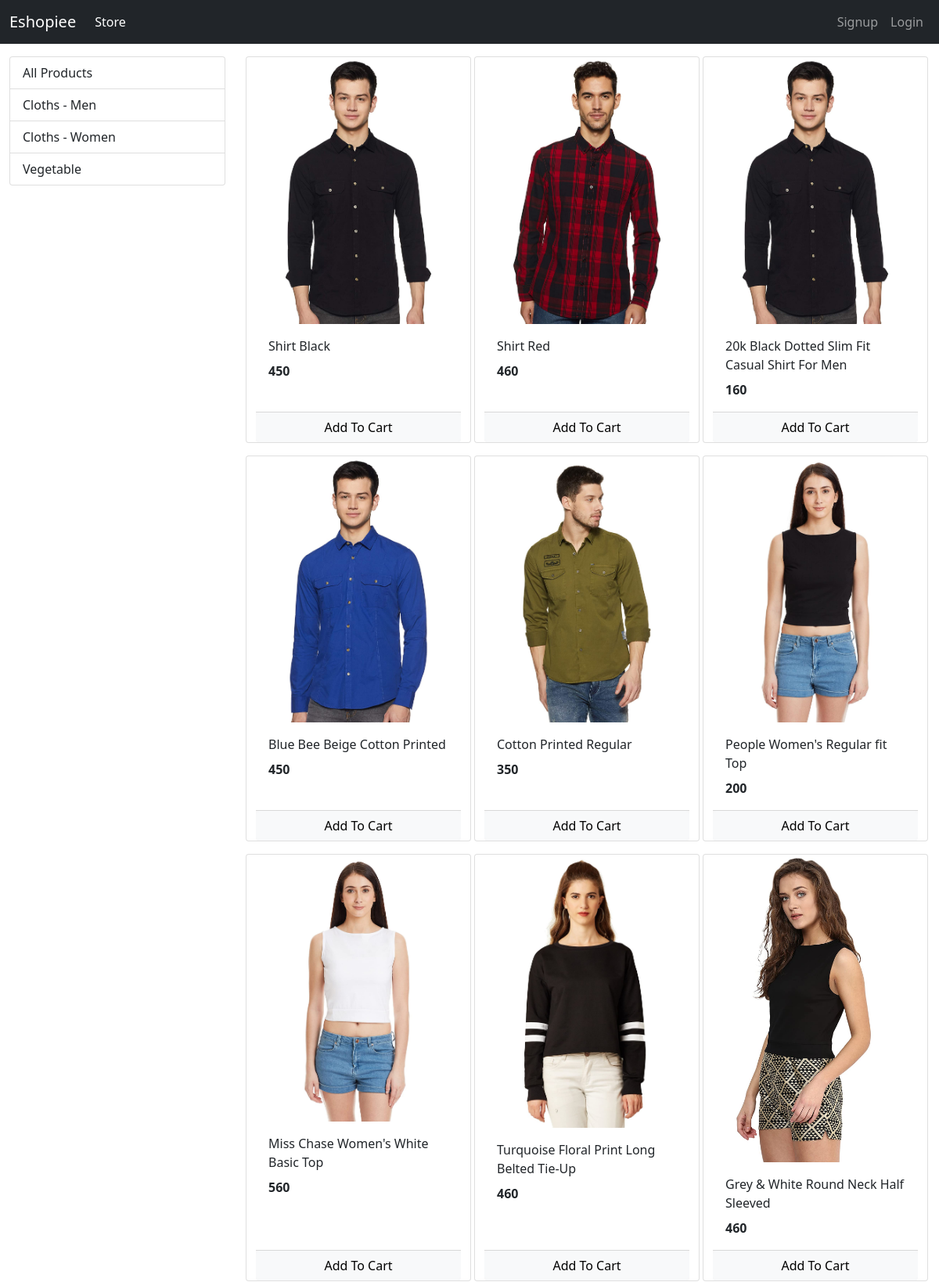
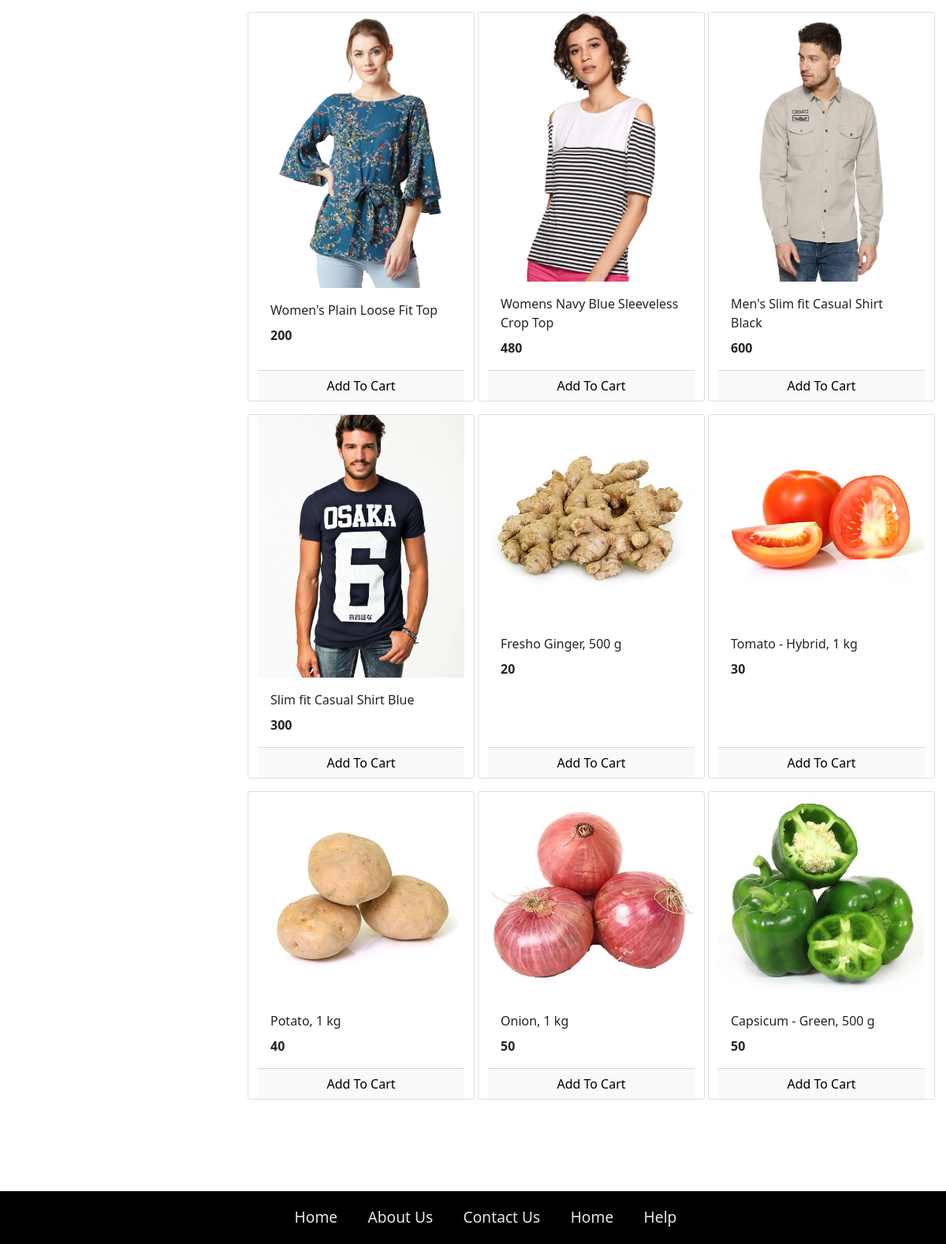
The page / on the database its author committed (2 pictures, top to bottom).
### store/models.py (models this page shows, shortened)
class Category(models.Model):
    name = models.CharField(max_length=50)
    submitted_at = models.DateTimeField(auto_now_add=True)
    updated_at = models.DateTimeField(auto_now=True)
    @staticmethod
    def get_all_categories():
        return Category.objects.all()

class Product(models.Model):
    name = models.CharField(max_length=50)
    price = models.IntegerField(default=0)
    category = models.ForeignKey(Category, on_delete=models.CASCADE, default=1)
    description = models.CharField(max_length=200,default='',blank=True)
    image = models.ImageField(upload_to='products/')
    submitted_at = models.DateTimeField(auto_now_add=True)
    updated_at = models.DateTimeField(auto_now=True)
    @staticmethod
    def get_all_products():
        return Product.objects.all()

### store/views.py (the view, shortened to what this page needs)
# urls.py: path('',Index.as_view(),name='home'),
class Index(View):
    def get(self,request):
        cart = request.session.get('cart')
        if not cart:
            request.session['cart'] = {}
        products =None
        category = Category.get_all_categories
        categoryID = request.GET.get('category')
        if categoryID:
            products = Product.get_all_products_by_categoryid(categoryID)
        else:
            products = Product.get_all_products();
        context = {
            "products":products,
            "category" : category,
        }
        print('you are :' , request.session.get('email'))
        return render(request,'index.html',context)

### store/templatetags/cart.py (called while the page is built)
@register.filter(name='is_in_cart')
def is_in_cart(product,cart):
    keys = cart.keys()
    for id in keys:
        print(id,product.id)
        print(type(id),type(product.id))
        if int(id) == product.id:
            return True
    return False

### store/templates/index.html (shortened to what this page needs)
{% extends 'base.html' %}
{% block content %}
{% load cart %}
<div class="container-fluid mt-3">
<div class="row">
<div class="col-lg-3 mx-auto">
<div class="list-group sticky-top">
  <a href="/" class="list-group-item list-group-item-action ">All Products</a>
  {% for cat in category %}
  <a href="?category={{cat.id}}" class="list-group-item list-group-item-action ">{{cat.name}}</a>
  {% endfor %}
</div>
</div>
 <div id="products" class="col-lg-9 mx-auto">
  <div class="row mx-auto">
    {% for product in products %}
    <div class="card mx-auto mb-3" id={{product.id}} style="width: 18rem;">
      <img class="card-img-top" src="{{product.image.url}}" alt="Card image cap">
      <div class="card-body">
        <p class="card-title">{{product.name}}</p>
        <p class="card-text"><b>{{product.price}}</b></p>
      </div>
<div class="card-footer p-0  no-gutters">
  {% if product|is_in_cart:request.session.cart %}
  <div class="row no-gutters">
    <form action="/#{{product.id}}" class="col-2" method="POST">
      {% csrf_token %}
      <input hidden type="text" name="product" id="" value="{{product.id}}">
      <input hidden type="text" name="remove" id="" value="True">
      <input type="submit" value=" - " class=" btn btn-block btn-secondary">
     </form>
    <div class="text-center col">{{product|cart_quantity:request.session.cart}} in Cart</div>
   <form action="/#{{product.id}}" class="col-2" method="POST">
    {% csrf_token %}
    <input hidden type="text" name="product" id="" value="{{product.id}}">
    <input type="submit" value=" + " class=" btn btn-block btn-secondary">
   </form>
  </div>
{% else %}
  <form action="/#{{product.id}}" method="POST" class="btn-block">
    <input  type="submit" class="float-right btn btn-light form-control" value="Add To Cart">
  </form>
{% endif %}
</div>
    </div>
    {% endfor %}
  </div>
 </div>
</div>
</div>
{% endblock %}

### rows shown on the page
Category: name "Cloths - Men"
Category: name "Cloths - Women"
Category: name "Vegetable"
Product: {{ product.id }} 1 (drawn), image (picture), name "Shirt Black", price "450"
Product: image (picture), name "Shirt Red", price "460"
Product: image (picture), name "20k Black Dotted Slim Fit Casual Shirt For Men", price "160"
Product: image (picture), name "Blue Bee Beige Cotton Printed", price "450"
Product: image (picture), name "Cotton Printed Regular", price "350"
Product: image (picture), name "People Women's Regular fit Top", price "200"
Product: image (picture), name "Miss Chase Women's White Basic Top", price "560"
Product: image (picture), name "Turquoise Floral Print Long Belted Tie-Up", price "460"
Product: image (picture), name "Grey & White Round Neck Half Sleeved", price "460"
Product: image (picture), name "Women's Plain Loose Fit Top", price "200"
Product: image (picture), name "Womens Navy Blue Sleeveless Crop Top", price "480"
Product: image (picture), name "Men's Slim fit Casual Shirt Black", price "600"
Product: image (picture), name "Slim fit Casual Shirt Blue", price "300"
Product: image (picture), name "Fresho Ginger, 500 g", price "20"
Product: image (picture), name "Tomato - Hybrid, 1 kg", price "30"
Product: image (picture), name "Potato, 1 kg", price "40"
Product: image (picture), name "Onion, 1 kg", price "50"
Product: {{ product.id }} 18 (drawn), image (picture), name "Capsicum - Green, 500 g", price "50"
